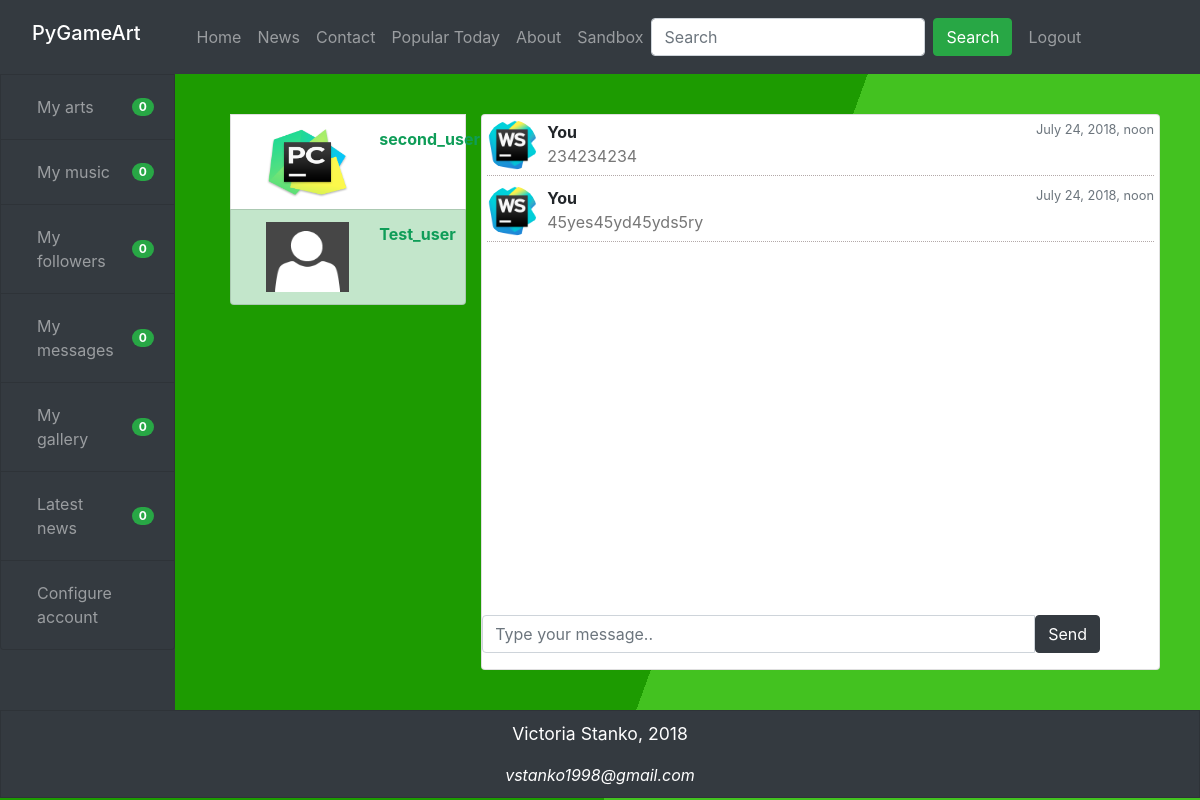
The app's page /chat/chat/3/6 (signed in), older data.
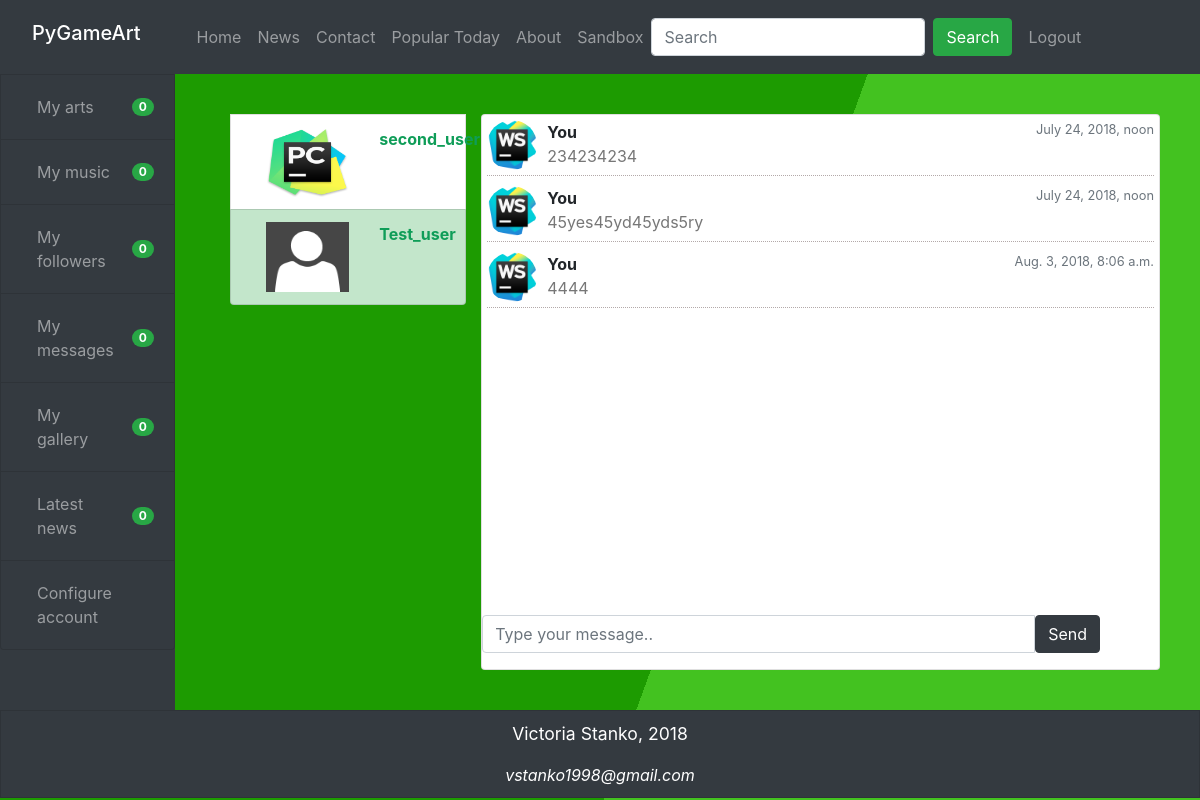
The same page, newer data.
### chat/models.py (models this page shows)
class Message(models.Model):
    sender = models.ForeignKey(User, on_delete=models.CASCADE, related_name='sender')
    receiver = models.ForeignKey(User, on_delete=models.CASCADE, related_name='receiver')
    message = models.CharField(max_length=1200)
    timestamp = models.DateTimeField(auto_now_add=True)
    is_read = models.BooleanField(default=False)
    def __str__(self):
        return self.message
    class Meta:
        ordering = ('timestamp',)

### chat/views.py (the view)
# urls.py: path('chat/<int:sender>/<int:receiver>', views.message_view, name='chat'),
@login_required
def message_view(request, sender, receiver):
    if request.method == "GET":
        current_user_id = request.user.id
        friends_ids, friends_avatars = get_list_of_users_ids(current_user_id)
        users = User.objects.filter(id__in=friends_ids)
        users = [{'user': users[i], 'avatar': friends_avatars[str(users[i].id)]} for i in range(users.count())]
        sender_art_user = ArtUser.objects.get(user_id=(str(sender)))
        receiver_art_user = ArtUser.objects.get(user_id=(str(receiver)))
        if sender_art_user.user_avatar:
            sender_avatar = sender_art_user.user_avatar.url
        else:
            sender_avatar = ''
        if receiver_art_user.user_avatar:
            receiver_avatar = receiver_art_user.user_avatar.url
        else:
            receiver_avatar = ''
        return render(request, "messages.html",
                      {'users': users,
                       'receiver': User.objects.get(id=receiver),
                       'receiver_avatar': receiver_avatar,
                       'sender_avatar': sender_avatar,
                       'messages': Message.objects.filter(sender_id=sender, receiver_id=receiver) |
                                   Message.objects.filter(sender_id=receiver, receiver_id=sender)})

### accounts/models.py (called while the page is built)
    def get_friends(self):
        return self.relationships.filter(
            to_people__status=RELATIONSHIP_FOLLOWING,
            to_people__from_person=self,
            from_people__status=RELATIONSHIP_FOLLOWING,
            from_people__to_person=self)

### chat/views.py (called while the page is built)
def get_list_of_users_ids(current_user_id):
    art_user = ArtUser.objects.get(user_id=current_user_id)
    friends = art_user.get_friends()
    friends_ids = []
    friends_avatars = {}
    for friend in friends:
        friends_ids.append(int(friend.user_id))
        if friend.user_avatar:
            friends_avatars.update({friend.user_id: friend.user_avatar.url})
        else:
            friends_avatars.update({friend.user_id: None})
    return friends_ids, friends_avatars

### chat/templates/messages.html (shortened to what this page needs)
{% extends 'chat.html' %}
{% load static %}
{% block messages %}
    {% for message in messages %}
        {% if message.sender == request.user %}
            <li class="left clearfix">
                <span class="chat-img float-left">
                    {% if sender_avatar %}
                        <img src="{{ sender_avatar }}" alt="User Avatar" class="rounded-circle " />
                    {% else %}
                        <img src="{% static 'user-default.png' %}" alt="User Avatar" class="rounded-circle " />
                    {% endif %}
                </span>
                <div class="chat-body clearfix">
                    <div class="header">
                        <strong class="primary-font">You</strong>
                        <small class="float-right text-muted">{{ message.timestamp }}</small>
                    </div>
                    <p class="float-left">{{ message }}</p>
                </div>
            </li>
        {% endif %}
    {% endfor %}
{% endblock %}

### chat/templates/chat.html (shortened to what this page needs)
{% extends 'base.html' %}
{% load static %}
{% block stylesheet %}
    <link type="text/css" rel="stylesheet" href="{% static 'css/style_messages.css' %}">
{% endblock stylesheet %}
{% block content %}
    <div class="section" >
        <div class="row">
            <div class="col-sm-3">
                <div class="list-group">
                    {% for user in users %}
                        <a href="{% url 'chat' request.user.id user.user.id %}" id="user{{ user.user.id }}" class="list-group-item row names">
                            {% if user.avatar %}
                                <img style="width: 70px; height:70px" src="{{ user.avatar }}" class="col s4" alt="User Image">
                            {% else %}
                                <img style="width: 70px; height:70px" src="{% static 'user-default.png' %}" class="col s4" alt="User Image">
                            {% endif %}
                            <div class="col-sm-5">
                                <span class="title" style="font-weight: bolder">{{ user.user.username }}</span>
                            </div>
                        </a>
                    {% endfor %}
                </div>
            </div>
            <div class="col-sm-9 center">
                <div class="card ">
                    <ul class="chat" id="board" >
                        {% block messages %}
                        {% endblock %}
                    </ul>
                    <form id="chat-box" class="form-group {% block hide %}hide{% endblock %}" method="post">
                        <div class="row">
                            <div class="col-sm-11">
                                <div class="input-group">
                                    <input class="form-control input-sm" id="id_message" name="message" type="text" placeholder="Type your message..">
                                    <span class="input-group-btn">
                                        <button class="btn btn-dark">Send</button>
                                    </span>
                                </div>
                            </div>
                        </div>
                    </form>
                </div>
            </div>
        </div>
    </div>
{% endblock %}

### static/templates/base.html (shortened to what this page needs)
{% load static %}
<!DOCTYPE html>
<html lang="en">
    <head>
        <link rel="stylesheet" type="text/css" href="{% static 'css/bootstrap-4.1.1-dist/css/bootstrap.css' %}">
        <link rel="stylesheet" type="text/css" href="{% static 'css/bootstrap-4.1.1-dist/css/bootstrap-grid.css' %}">
        <link rel="stylesheet" type="text/css" href="{% static 'css/bootstrap-4.1.1-dist/css/bootstrap-reboot.css' %}">
        <link rel="stylesheet" type="text/css" href="{% static 'css/style.css' %}">
        {% block stylesheet %}{% endblock stylesheet %}
    </head>
    <body>
        <header>
            <nav class="navbar navbar-expand-sm bg-dark navbar-dark">
                <h1  class="navbar-brand"><a class="nav-link navbar-brand" href={% url 'home' %}>PyGameArt</a></h1>
                <ul class="navbar-nav">
                  <li  class="nav-item"><a class="nav-link" href={% url 'home' %}>Home</a></li>
                  <li  class="nav-item"><a class="nav-link" href={% url 'news_list' %}>News</a></li>
                  <li  class="nav-item"><a class="nav-link" href={% url 'contacts_page' %}>Contact</a></li>
                  <li  class="nav-item"><a class="nav-link" href={% url 'art_posts_list' %}>Popular Today</a></li>
                  <li  class="nav-item"><a class="nav-link" href={% url 'about_page' %}>About</a></li>
                  <li  class="nav-item"><a class="nav-link" href={% url 'load_sandbox' %}>Sandbox</a></li>
                </ul>
                <form id="searchform" class="form-inline float-md-right" action="{% url 'search_users' %}" method="get">
                    <input class="form-control mr-sm-2" type="text" name="search_field" value="{{ search_field }}" placeholder="Search">
                    <button class="btn btn-success" type="submit">Search</button>
                </form>
                {% if user.is_authenticated %}
                    <a class="nav-link" href={% url 'logout' %}>Logout</a>
                {% else %}
                      <a class="btn btn-success" href="{% url 'login' %}">login</a> | <a class="btn btn-success" href="{% url 'signup' %}">signup</a>
                {% endif %}
            </nav>
        </header>
        <main>
            <div class="row">
                <div class="col-sm-2">
                    <ul class="list-group bg-dark">
                      <li class="list-group-item d-flex justify-content-between align-items-center bg-dark">
                          {% if user.is_authenticated %}
                          <a class="nav-link" href={% url 'art_posts_list_current' user.id %}>My arts</a>
                          <span id='art-post-span' class="badge badge-success badge-pill">0</span>
                          {% else %}
                          <a class="nav-link" href={% url 'login' %}>Arts</a>
                          <span class="badge badge-success badge-pill">0</span>
                          {% endif %}
                      </li>
                      <li class="list-group-item d-flex justify-content-between align-items-center bg-dark">
                          <a class="nav-link" href="#">My music</a>
                          <span class="badge badge-success badge-pill">0</span>
                      </li>
                      <li class="list-group-item d-flex justify-content-between align-items-center bg-dark">
                        {% if user.is_authenticated %}
                            <a class="nav-link" href="{% url 'show_followers' user.id %}">My followers</a>
                            <span id="followers-span" class="badge badge-success badge-pill">0</span>
                        {% else %}
                            <a class="nav-link" href="{% url 'login' %}">Followers</a>
                            <span class="badge badge-success badge-pill">0</span>
                        {% endif %}
                      </li>
                      <li class="list-group-item d-flex justify-content-between align-items-center bg-dark">
                        {% if user.is_authenticated %}
                            <a class="nav-link" href="{% url 'chats'  %}">My messages</a>
                            <span id="messages-span" class="badge badge-success badge-pill">0</span>
                        {% else %}
                            <a class="nav-link" href="{% url 'login' %}">Messages</a>
                            <span class="badge badge-success badge-pill">0</span>
                        {% endif %}
                      </li>
                      <li class="list-group-item d-flex justify-content-between align-items-center bg-dark">
                          {% if user.is_authenticated %}
                            <a class="nav-link" href="{% url 'load_gallery' user.id %}">My gallery</a>
                            <span id="art-gallery-span" class="badge badge-success badge-pill">0</span>
                          {% else %}
                              <a class="nav-link" href="{% url 'login' %}">Gallery</a>
                             <span class="badge badge-success badge-pill">0</span>
                          {% endif %}
                      </li>
                      <li class="list-group-item d-flex justify-content-between align-items-center bg-dark">
                          <a class="nav-link" href="#">Latest news</a>
                          <span class="badge badge-success badge-pill">0</span>
                      </li>
                       <li class="list-group-item d-flex justify-content-between align-items-center bg-dark">
                          {% if user.is_authenticated %}
                          <a class="nav-link" href={% url 'configure_user' user.id %}>Configure account</a>
                          {% else %}
                          <a class="nav-link" href={% url 'login' %}>Configure account</a>
                          {% endif %}
                      </li>
                    </ul>
                </div>
                <div class="col-sm-10">
                    <div class="PageContent">
                        {% block content %}
                        {% endblock content%}
                    </div>
                </div>
            </div>
        </main>
        <footer class="page-footer bg-dark">
             <div class="AppFooter">
                <p>Victoria Stanko, 2018</p>
                <em>vstanko1998@gmail.com</em>
              </div>
        </footer>
    </body>
</html>

### static/css/style.css (style rules this page uses)
body { background: linear-gradient(110deg, #1d9b01 60%, #43c220 60%) no-repeat fixed; }
footer { left: 0; bottom: 0; width: 100%; color: white; border: 1px solid rgba(0, 0, 0, 0.125); }
.AppFooter { text-align: center; padding: 10px; }
.AppFooter p { font-size: 1.1em; }
.PageContent { margin: 20px; padding: 20px; }
.list-group-item:first-child { border-top-left-radius: 0; border-top-right-radius: 0; }
.list-group { height: 100%; }
.nav-link { color: rgba(255, 255, 255, 0.5); }

### static/css/style_messages.css (style rules this page uses)
.chat { list-style: none; margin: 0; padding: 0; }
.chat li { margin-bottom: 10px; padding-bottom: 5px; border-bottom: 1px dotted #B3A9A9; }
.chat li.left .chat-body { margin-left: 60px; }
.chat li .chat-body p { margin: 0; color: #777777; }
#id_message { display: table-cell; }
#board { height: 500px; padding: 5px; overflow-y: scroll; }
.rounded-circle { width: 50px; height: 50px; }
a.names { color: #0f9d58; }

Row changes from the older to the newer data that the page shows:
added Message: timestamp "Aug. 3, 2018, 8:06 a.m.", message "4444"
